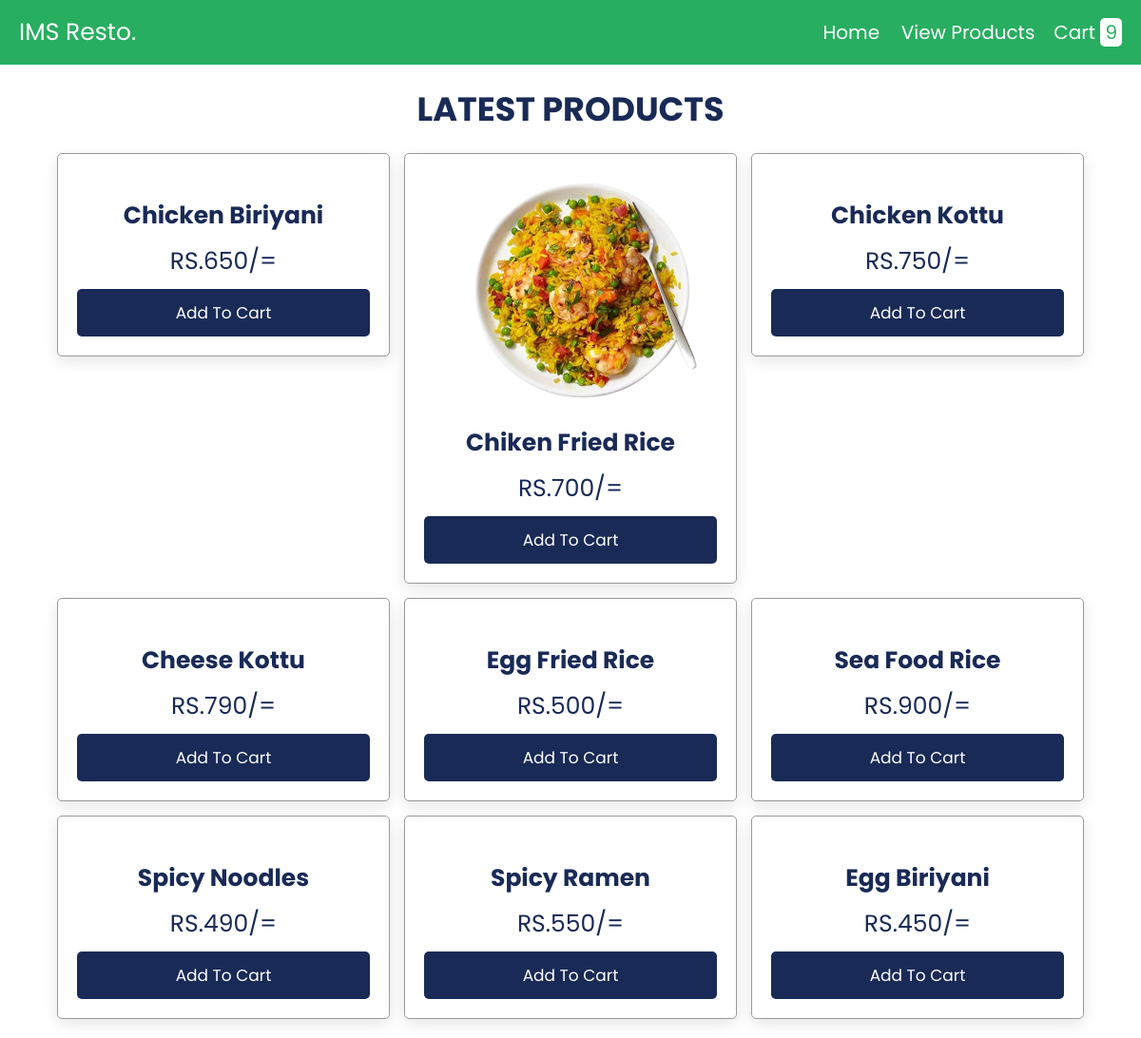
The app's page /resturent/products.php with its own data.
### tables this page shows
CREATE TABLE `products` (
  `id` int(5) NOT NULL,
  `name` varchar(20) NOT NULL,
  `price` decimal(7,0) NOT NULL,
  `image` blob NOT NULL
);

### resturent/products.php (the view, shortened to what this page needs)
<?php
@include 'config.php';
?>
<!DOCTYPE html>
<html lang="en">
<head>
   <link rel="stylesheet" href="https://cdnjs.cloudflare.com/ajax/libs/font-awesome/6.0.0/css/all.min.css">
   <link rel="stylesheet" href="css/style.css">
</head>
<body>
<?php include 'header.php'; ?>
<div class="container">
<section class="products">
   <h1 class="heading">latest products</h1>
   <div class="box-container">
      <?php
      $select_products = mysqli_query($conn, "SELECT * FROM `products`");
      if(mysqli_num_rows($select_products) > 0){
         while($fetch_product = mysqli_fetch_assoc($select_products)){
      ?>
      <form action="" method="post">
         <div class="box">
            <img src="uploaded_img/<?php echo $fetch_product['image']; ?>" alt="">
            <h3><?php echo $fetch_product['name']; ?></h3>
            <div class="price">RS.<?php echo $fetch_product['price']; ?>/=</div>
            <input type="submit" class="btn" value="add to cart" name="add_to_cart">
         </div>
      </form>
      <?php
         };
      };
      ?>
   </div>
</section>
</div>
</body>
</html>

### resturent/css/style.css (style rules this page uses)
:root { --blue:#2980b9; --red:tomato; --orange:orange; --black:#192a56; --white:#fff; --bg-color:#eee; --dark-bg:rgba(0,0,0,.7); --box-shadow:0 .5rem 1.5rem rgba(0,0,0,.1); --border:.1rem solid #999; --green:#27ae60; --light-color:#666; }
* { font-family: 'Poppins', sans-serif; margin:0; padding:0; box-sizing: border-box; outline: none; border:none; text-decoration: none; text-transform: capitalize; }
html { font-size: 62.5%; overflow-x: hidden; }
.container { max-width: 1200px; margin:0 auto; }
section { padding:2rem; }
.heading { text-align: center; font-size: 3.5rem; text-transform: uppercase; color:var(--black); margin-bottom: 2rem; }
.btn, .option-btn, .delete-btn { display: block; width: 100%; text-align: center; background-color: var(--black); color:var(--white); font-size: 1.7rem; padding:1.2rem 3rem; border-radius: .5rem; cursor: pointer; margin-top: 1rem; }
.products .box-container { display: grid; grid-template-columns: repeat(auto-fit, 35rem); gap:1.5rem; justify-content: center; }
.products .box-container .box { text-align: center; padding:2rem; box-shadow: var(--box-shadow); border:var(--border); border-radius: .5rem; }
.products .box-container .box img { height: 25rem; }
.products .box-container .box h3 { margin:1rem 0; font-size: 2.5rem; color:var(--black); }
.products .box-container .box .price { font-size: 2.5rem; color:var(--black); }

### records on screen
products: name "Chicken Biriyani", price "650"
products: image (picture), name "Chiken Fried Rice", price "700"
products: name "Chicken Kottu", price "750"
products: name "Cheese Kottu", price "790"
products: name "Egg Fried Rice", price "500"
products: name "Sea Food Rice", price "900"
products: name "Spicy Noodles", price "490"
products: name "Spicy Ramen", price "550"
products: name "Egg Biriyani", price "450"

### other values on screen
$row_count "9"
